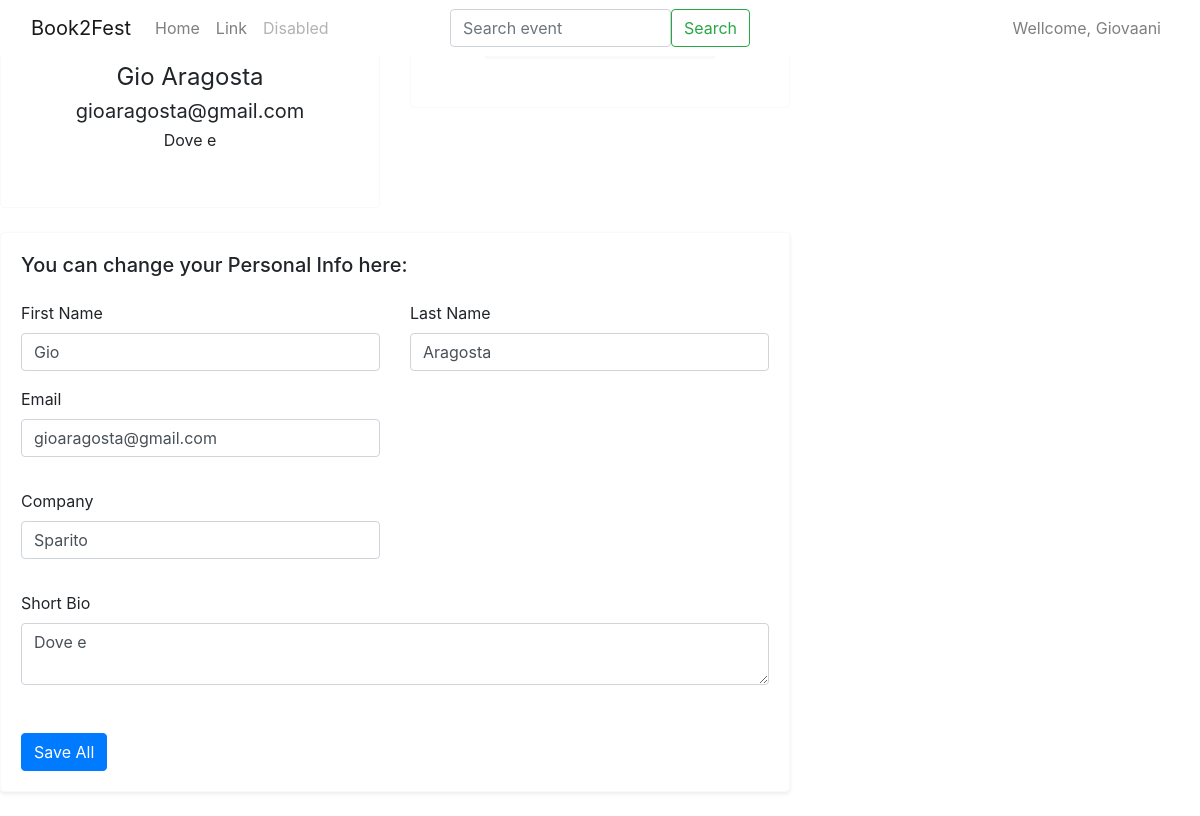
The page /book2fest/organizer/profile (signed in) on the database its author committed.
### book2fest/models.py (models this page shows, shortened)
class OrganizerProfile(models.Model):
    user = models.OneToOneField(User, related_name='organizer_user_profile', on_delete=models.CASCADE)
    company = models.CharField(max_length=32)
    short_bio = models.CharField(max_length=300)

### book2fest/views.py (the view, shortened to what this page needs)
# urls.py: path('organizer/profile', OrganizerProfileView.as_view(), name='organizer-profile'),
class OrganizerProfileView(LoginRequiredMixin, OrganizerRequiredMixin, View):
    profile = None
    def get(self, request):
        context = {'profile': self.profile}
        return render(request, 'book2fest/organizer/profile.html', context)

### book2fest/mixin.py (called while the page is built)
    def dispatch(self, request, *args, **kwargs):
        try:
            self.profile = OrganizerProfile.objects.get(user=request.user)
            return super().dispatch(request, *args, **kwargs)
        except ObjectDoesNotExist:
            return redirect('book2fest:user-profile')

### book2fest/templates/book2fest/organizer/profile.html (shortened to what this page needs)
{% extends 'base.html' %}
{% load crispy_forms_tags %}
{% block content %}
    <main class="content">
        <form action="{% url 'book2fest:organizer-profile' %}" method="POST" enctype="multipart/form-data">
            <div class="row">
                <div class="col-12 col-xl-4">
                    <div class="row">
                        <div class="col-12 mb-4">
                            <div class="card border-light text-center p-0">
                                <div class="card-body pb-5">
                                    <h4 class="h3">{{ profile.user.username }}</h4>
                                       <h4 class="font-weight-normal">{{ profile.user.get_full_name }}</h4>
                                    <h5 class="font-weight-normal">
                                        {{ request.user.email }}
                                    </h5>
                                    <h6 class="font-weight-normal">
                                        {{ profile.short_bio }}
                                    </h6>
                                </div>
                            </div>
                        </div>
                    </div>
                </div>
                <div class="col-12 col-xl-4">
                    <div class="row">
                        <div class="col-12 mb-4">
                            <div class="card border-light text-center p-0">
                                <div class="card-body pb-5">
                                      <a href="{% url 'book2fest:event-create' %}"><button type="button" class="btn btn-light">Start NOW! Add your Event</button></a>
                                </div>
                            </div>
                        </div>
                    </div>
                </div>
                <div class="col-12 col-xl-8">
                    <div class="card card-body bg-white border-light shadow-sm mb-4">
                        <h2 class="h5 mb-4">You can change your Personal Info here:</h2>
                        <div class="row">
                            <div class="col-md-6 mb-3">
                                <div>
                                    <label for="first_name">First Name</label>
                                    <input name="first_name" class="form-control" id="first_name" type="text"
                                           placeholder="Enter your first name" value="{{ profile.user.first_name }}"
                                           required>
                                </div>
                            </div>
                            <div class="col-md-6 mb-3">
                                <div>
                                    <label for="last_name">Last Name</label>
                                    <input name="last_name" class="form-control" id="last_name" type="text"
                                           placeholder="Also your last name" value="{{ profile.user.last_name }}"
                                           required>
                                </div>
                            </div>
                        </div>
                        <div class="row">
                            <div class="col-md-6 mb-3">
                                <div class="form-group">
                                    <label for="email">Email</label>
                                    <input name="email" class="form-control" id="email" type="email"
                                           placeholder="name@example.com" value="{{ profile.user.email }}">
                                </div>
                            </div>
                        </div>
                        <div class="row">
                            <div class="col-md-6 mb-3">
                                <div class="form-group">
                                    <label for="company">Company</label>
                                    <input name="company" class="form-control" id="company" type="company"
                                           placeholder="name@example.com" value="{{ profile.company }}">
                                </div>
                            </div>
                        </div>
                        <div class="row">
                            <div class="col-md-12 mb-3">
                                <div class="form-group">
                                    <label for="short_bio">Short Bio</label>
                                    <textarea name="short_bio" class="form-control" id="short_bio"
                                              placeholder="Short Bio">{{ profile.short_bio }}</textarea>
                                </div>
                            </div>
                        </div>
                        <div class="mt-3">
                            <button type="submit" class="btn btn-primary">Save All</button>
                        </div>
                    </div>
                </div>
            </div>
        </form>
    </main>
{% endblock content %}

### templates/navbar.html (shortened to what this page needs)
<!doctype html>
<header>
    <nav class="navbar navbar-expand-md navbar-light bg-white fixed-top">
        <div class="container-fluid">
            <a class="navbar-brand" href="{% url 'homepage' %}">Book2Fest</a>
            <div class="collapse navbar-collapse justify-content-between " id="navbarCollapse">
                <ul class="navbar-nav me-auto mb-2 mb-md-0 ">
                    <li class="nav-item">
                        <a class="nav-link" aria-current="page" href="{% url 'homepage' %}">Home</a>
                    </li>
                    <li class="nav-item">
                        <a class="nav-link" href="#">Link</a>
                    </li>
                    <li class="nav-item">
                        <a class="nav-link disabled" href="#" tabindex="-1" aria-disabled="true">Disabled</a>
                    </li>
                </ul>
                <form class="d-flex w-25" style="position:absolute; margin:auto; left:0; right:0;">
                    <input class="form-control me-2" type="search" placeholder="Search event" aria-label="Search">
                    <button class="btn btn-outline-success" type="submit">Search</button>
                </form>
                <ul class="navbar-nav">
                    <li class="nav-item">
                        {% if not user.is_authenticated %}
                            <a class="nav-link" href="#">Log in <i class="bi bi-person-circle"></i></a>
                        {% else %}
                            <a class="nav-link" href="#">Wellcome, {{ user.username }}</a>
                        {% endif %}
                    </li>
                </ul>
            </div>
        </div>
    </nav>
</header>

### rows shown on the page
OrganizerProfile: user.get_full_name "Gio Aragosta", short_bio "Dove e", first_name "Gio", last_name "Aragosta", email "gioaragosta@gmail.com", company "Sparito"

### other values the page prints
{{ user.username }} "Giovaani"
{{ request.user.email }} "gioaragosta@gmail.com"
